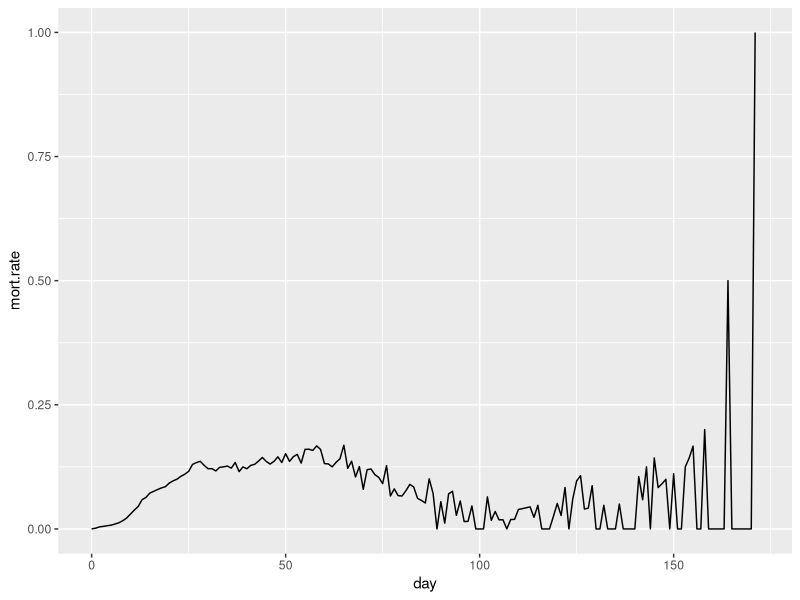
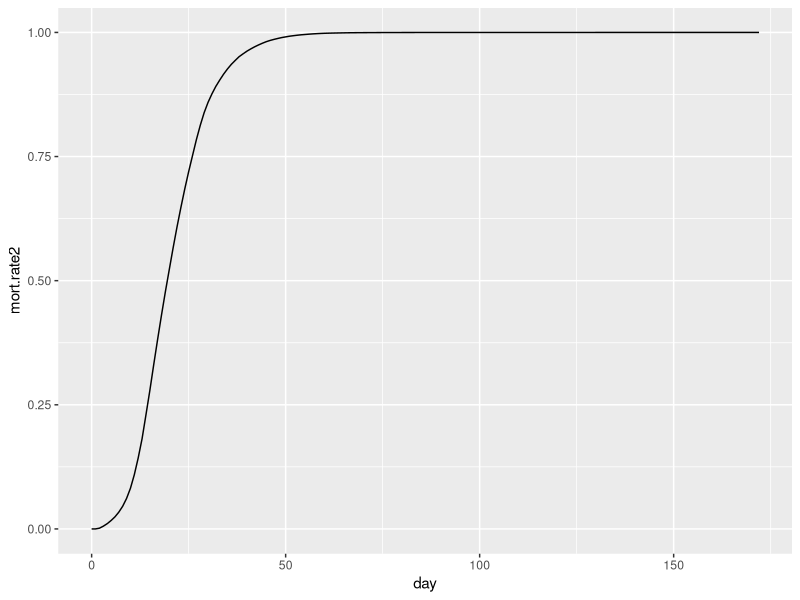
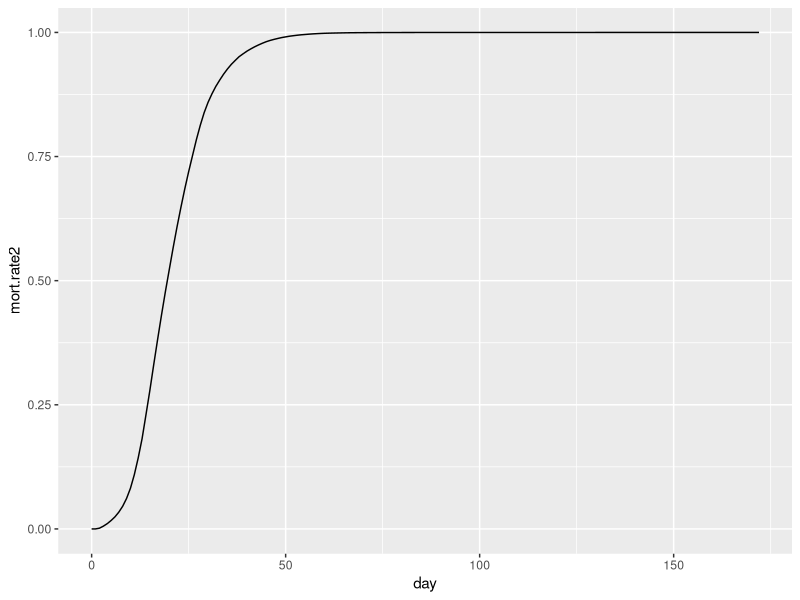
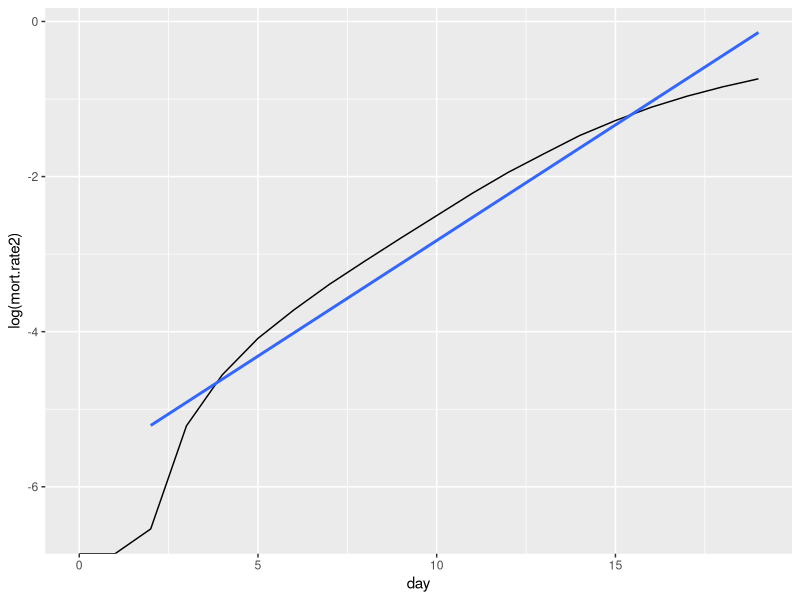
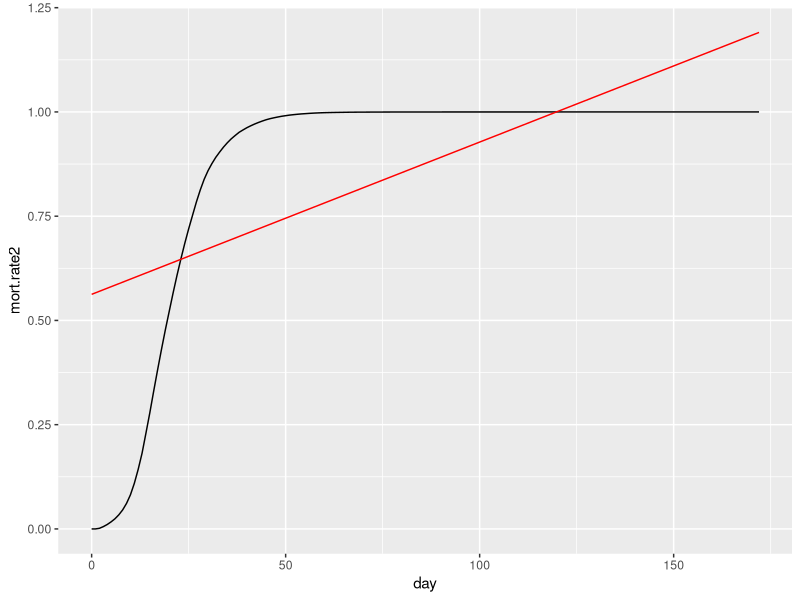
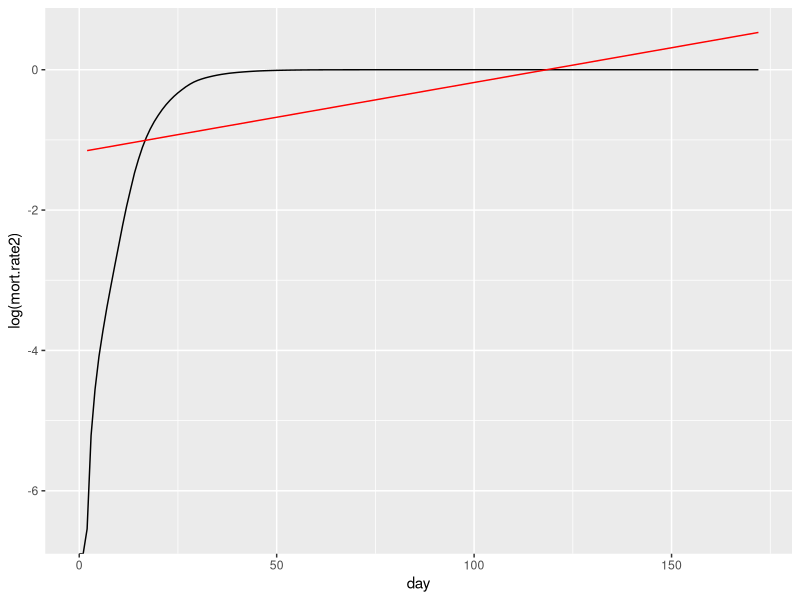
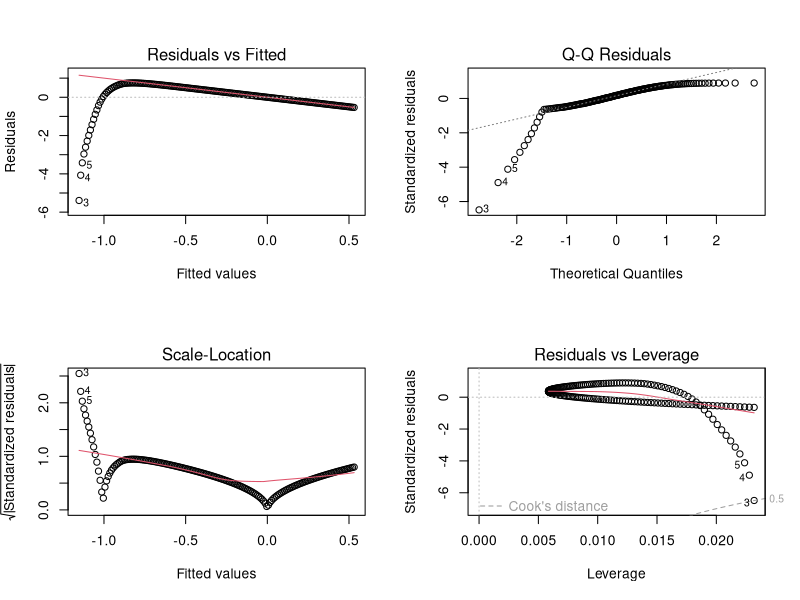
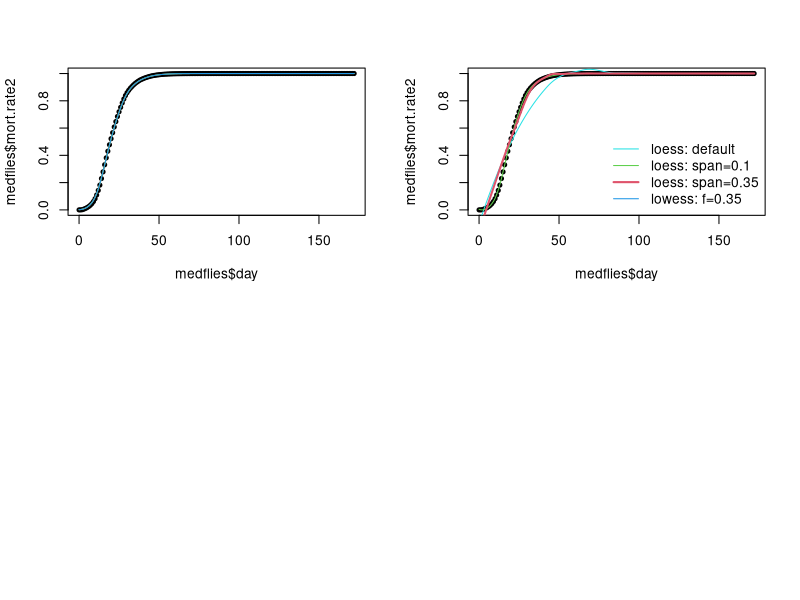

Write the R code that produced these figures, in order.
## ---- chunk 1

# Set global code chunk options
knitr::opts_chunk$set(warning = FALSE)

## ---- chunk 2


# load required libraries
library(skimr)
library(ggplot2)
library(ggpubr)
library(magrittr)
library(tidyr)
library(dplyr)
library(tibble)
library(lme4)
library(lattice)
library(stringr)
library(sm)


# define functions
`%notin%` <- Negate(`%in%`)


## ---- chunk 3

medflies <- read.table(file = "data/medflies.txt", sep = "\t", header = T)

medflies %<>% mutate_at(3,as.numeric)
head(medflies)
## ---- chunk 4

# generate descriptive tables
skim(medflies)

# plot the two variables
medflies %>% ggplot(aes(x=day, y = mort.rate)) + geom_line()

## ---- chunk 5

medflies %<>% mutate(mort.rate2 = (1203646-living)/1203646)


# plot the two variables
medflies %>% ggplot(aes(x=day, y = mort.rate2)) + geom_line()


## ---- chunk 6

# plot the two variables
medflies %>% ggplot(aes(x=day, y = mort.rate2)) + geom_line()


# first 20 days seem to be exponential
medflies[medflies$day < 20,] %>% ggplot(aes(x=day, y = log(mort.rate2))) + geom_line() + geom_smooth(method = "lm", se = F)


lm_model <- lm(mort.rate2~day, data=medflies)

medflies$predicted <- predict(lm_model, new_data = medflies)
medflies %>% ggplot(aes(x=day, y = mort.rate2)) + geom_line() + geom_line(aes(y = predicted), color = "red")


# model log(mort.rate)
lm_model_log <- lm(log(mort.rate2)~day, data=medflies[3:nrow(medflies),])

medflies$predicted_log <- c(NA,NA,predict(lm_model_log, new_data = medflies))
medflies %>% ggplot(aes(x=day, y = log(mort.rate2))) + geom_line() + geom_line(aes(y = predicted_log), color = "red")

par(mfrow = c(2, 2))  # Arrange 4 diagnostic plots
plot(lm_model_log)

## ---- chunk 7

plot(medflies$day, medflies$mort.rate2, pch=20)
## If the output of `ksmooth` is not continuous, the default of `x.points` 
##  may not be sufficient. 
k1 <- ksmooth(medflies$day, medflies$mort.rate2, kernel = "normal", bandwidth=5, x.points=medflies$day) 
lines( k1, col=1, lwd = 1)

k2 <- ksmooth(medflies$day, medflies$mort.rate2, kernel = "normal", bandwidth=1, x.points=medflies$day) 
lines( k1, col=2, lwd = 1)

k3 <- ksmooth(medflies$day, medflies$mort.rate2, kernel = "box", bandwidth=5, x.points=medflies$day) 
lines( k1, col=3, lwd = 1)


k4 <- ksmooth(medflies$day, medflies$mort.rate2, kernel = "box", bandwidth=1, x.points=medflies$day) 
lines( k1, col=4, lwd = 1)

## ---- chunk 8

plot(medflies$day, medflies$mort.rate2, pch=20)
lobj <- loess(medflies$mort.rate2 ~ medflies$day)            # default smoothing value
lines(lobj$x, lobj$fitted, col=5)

lobj2 <- loess(medflies$mort.rate2 ~ medflies$day, span=.1)   # not enough smoothing
lines(lobj2$x, lobj2$fitted, col=3)

lobj3 <- loess(medflies$mort.rate2 ~ medflies$day, span=0.35) # probably close to optimal
lines(lobj3$x, lobj3$fitted, col=2, lwd=2)

legend( "bottomright", lty=1, col=c(5,3,2,4), lwd=c(1,1,2), bty='n', legend=
    c('loess: default','loess: span=0.1','loess: span=0.35','lowess: f=0.35'))

## ---- chunk 9
dev.off()
layout(matrix(1:2, 1,2), c(3,1))
(s1 <- smooth.spline(medflies$mort.rate2 ~ medflies$day))      # generalized CV, default
s2 <- smooth.spline(medflies$mort.rate2 ~ medflies$day, cv=T)  # ordinary CV
s3 <- smooth.spline(medflies$mort.rate2 ~ medflies$day, spar=1)  
print( c(s1$lambda, s2$lambda, s3$lambda)*1e6)

plot(medflies$mort.rate2 ~ medflies$day, pch=20)
lines(s1, col=2)
lines(s2, col=3)
lines(s3, col=4, lty=4)
legend("bottomright", legend=c('default (GCV)','CV','spar=1'),
       bty='n', col=c(2,3,4), lty=c(1,1,4))


## ---- chunk 10
# Find optimal bandwidth using cross-validation
h.cv <- hcv(medflies$day, medflies$mort.rate)

# Fit model with optimal bandwidth
sm.regression(medflies$day, 
             medflies$mort.rate,
             h = h.cv,
             display = "none") -> optimal_fit

# Plot result
ggplot() +
  geom_point(data = medflies, aes(x = day, y = mort.rate), alpha = 0.3) +
  geom_line(data = data.frame(x = optimal_fit$eval.points,
                             y = optimal_fit$estimate),
            aes(x = x, y = y), color = "red") +
  labs(title = paste("Kernel Regression with CV-optimal bandwidth:", round(h.cv, 2)),
       x = "Day",
       y = "Mortality Rate")
## ---- chunk 11

# Define grid for smoothing parameters
spar_values <- seq(-10, 10, by = 0.05)  # Adjust spar range as needed

# Initialize storage for cross-validation errors
cv_errors <- numeric(length(spar_values))

# Perform cross-validation manually
for (i in seq_along(spar_values)) {
    # Leave-one-out cross-validation for each spar value
    cv_error <- 0
    
    for (j in 1:nrow(medflies)) {
        # Exclude point j
        train_data <- medflies[-j, ]
        test_data <- medflies[j, ]
        
        # Fit smoothing spline with specified spar on training data
        spline_fit <- smooth.spline(train_data$day, train_data$mort.rate2, spar = spar_values[i])
        
        # Predict for left-out point and calculate squared error
        predicted <- predict(spline_fit, test_data$day)$y
        error <- (predicted - test_data$mort.rate2)^2
        cv_error <- cv_error + error
    }
    
    # Average error for this spar value
    cv_errors[i] <- cv_error / nrow(medflies)
}

# Find optimal spar value
optimal_spar <- spar_values[which.min(cv_errors)]

df <- data.frame(spar_values = spar_values, cv_errors = cv_errors)
df %>% ggplot(aes(x = spar_values, y = cv_errors)) + geom_line()
cat("Optimal spar value is:", optimal_spar)
